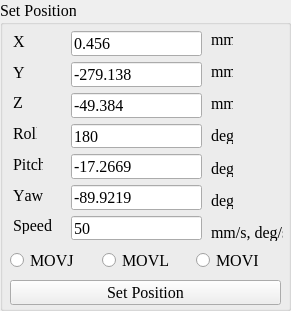
   <widget class="QGroupBox" name="groupBox_7">
    <property name="geometry">
     <rect>
      <x>340</x>
      <y>10</y>
      <width>291</width>
      <height>311</height>
     </rect>
    </property>
    <property name="font">
     <font>
      <family>Times New Roman</family>
      <pointsize>12</pointsize>
      <kerning>false</kerning>
     </font>
    </property>
    <property name="title">
     <string>Set Position</string>
    </property>
    <widget class="QLineEdit" name="txt_setRoll">
     <property name="geometry">
      <rect>
       <x>71</x>
       <y>124</y>
       <width>131</width>
       <height>24</height>
      </rect>
     </property>
     <property name="font">
      <font>
       <family>Times New Roman</family>
       <pointsize>12</pointsize>
       <kerning>false</kerning>
      </font>
     </property>
     <property name="text">
      <string>180</string>
     </property>
    </widget>
    <widget class="QPushButton" name="btn_set_pos">
     <property name="geometry">
      <rect>
       <x>10</x>
       <y>280</y>
       <width>271</width>
       <height>25</height>
      </rect>
     </property>
     <property name="font">
      <font>
       <family>Times New Roman</family>
       <pointsize>12</pointsize>
       <kerning>false</kerning>
      </font>
     </property>
     <property name="text">
      <string>Set Position</string>
     </property>
    </widget>
    <widget class="QLineEdit" name="txt_setY">
     <property name="geometry">
      <rect>
       <x>71</x>
       <y>62</y>
       <width>131</width>
       <height>25</height>
      </rect>
     </property>
     <property name="font">
      <font>
       <family>Times New Roman</family>
       <pointsize>12</pointsize>
       <kerning>false</kerning>
      </font>
     </property>
     <property name="text">
      <string>-279.138</string>
     </property>
    </widget>
    <widget class="QLabel" name="label_53">
     <property name="geometry">
      <rect>
       <x>211</x>
       <y>160</y>
       <width>22</width>
       <height>17</height>
      </rect>
     </property>
     <property name="font">
      <font>
       <family>Times New Roman</family>
       <pointsize>12</pointsize>
       <kerning>false</kerning>
      </font>
     </property>
     <property name="text">
      <string>deg</string>
     </property>
    </widget>
    <widget class="QLabel" name="label_54">
     <property name="geometry">
      <rect>
       <x>13</x>
       <y>217</y>
       <width>39</width>
       <height>17</height>
      </rect>
     </property>
     <property name="font">
      <font>
       <family>Times New Roman</family>
       <pointsize>12</pointsize>
       <kerning>false</kerning>
      </font>
     </property>
     <property name="text">
      <string>Speed</string>
     </property>
    </widget>
    <widget class="QLabel" name="label_47">
     <property name="geometry">
      <rect>
       <x>13</x>
       <y>64</y>
       <width>16</width>
       <height>17</height>
      </rect>
     </property>
     <property name="font">
      <font>
       <family>Times New Roman</family>
       <pointsize>12</pointsize>
       <kerning>false</kerning>
      </font>
     </property>
     <property name="text">
      <string>Y</string>
     </property>
    </widget>
    <widget class="QLabel" name="label_46">
     <property name="geometry">
      <rect>
       <x>211</x>
       <y>127</y>
       <width>22</width>
       <height>17</height>
      </rect>
     </property>
     <property name="font">
      <font>
       <family>Times New Roman</family>
       <pointsize>12</pointsize>
       <kerning>false</kerning>
      </font>
     </property>
     <property name="text">
      <string>deg</string>
     </property>
    </widget>
    <widget class="QLabel" name="label_96">
     <property name="geometry">
      <rect>
       <x>211</x>
       <y>224</y>
       <width>72</width>
       <height>17</height>
      </rect>
     </property>
     <property name="font">
      <font>
       <family>Times New Roman</family>
       <pointsize>12</pointsize>
       <kerning>false</kerning>
      </font>
     </property>
     <property name="text">
      <string>mm/s, deg/s</string>
     </property>
    </widget>
    <widget class="QLabel" name="label_45">
     <property name="geometry">
      <rect>
       <x>13</x>
       <y>156</y>
       <width>30</width>
       <height>17</height>
      </rect>
     </property>
     <property name="font">
      <font>
       <family>Times New Roman</family>
       <pointsize>12</pointsize>
       <kerning>false</kerning>
      </font>
     </property>
     <property name="text">
      <string>Pitch</string>
     </property>
    </widget>
    <widget class="QLineEdit" name="txt_setZ">
     <property name="geometry">
      <rect>
       <x>71</x>
       <y>93</y>
       <width>131</width>
       <height>25</height>
      </rect>
     </property>
     <property name="font">
      <font>
       <family>Times New Roman</family>
       <pointsize>12</pointsize>
       <kerning>false</kerning>
      </font>
     </property>
     <property name="text">
      <string>-49.384</string>
     </property>
    </widget>
    <widget class="QLabel" name="label_44">
     <property name="geometry">
      <rect>
       <x>13</x>
       <y>125</y>
       <width>24</width>
       <height>17</height>
      </rect>
     </property>
     <property name="font">
      <font>
       <family>Times New Roman</family>
       <pointsize>12</pointsize>
       <kerning>false</kerning>
      </font>
     </property>
     <property name="text">
      <string>Roll</string>
     </property>
    </widget>
    <widget class="QLabel" name="label_50">
     <property name="geometry">
      <rect>
       <x>211</x>
       <y>95</y>
       <width>22</width>
       <height>17</height>
      </rect>
     </property>
     <property name="font">
      <font>
       <family>Times New Roman</family>
       <pointsize>12</pointsize>
       <kerning>false</kerning>
      </font>
     </property>
     <property name="text">
      <string>mm</string>
     </property>
    </widget>
    <widget class="QLineEdit" name="txt_setX">
     <property name="geometry">
      <rect>
       <x>71</x>
       <y>31</y>
       <width>131</width>
       <height>25</height>
      </rect>
     </property>
     <property name="font">
      <font>
       <family>Times New Roman</family>
       <pointsize>12</pointsize>
       <kerning>false</kerning>
      </font>
     </property>
     <property name="text">
      <string>0.456</string>
     </property>
    </widget>
    <widget class="QLineEdit" name="txt_setSpeed">
     <property name="geometry">
      <rect>
       <x>71</x>
       <y>216</y>
       <width>131</width>
       <height>24</height>
      </rect>
     </property>
     <property name="font">
      <font>
       <family>Times New Roman</family>
       <pointsize>12</pointsize>
       <kerning>false</kerning>
      </font>
     </property>
     <property name="text">
      <string>50</string>
     </property>
    </widget>
    <widget class="QLabel" name="label_48">
     <property name="geometry">
      <rect>
       <x>211</x>
       <y>63</y>
       <width>22</width>
       <height>17</height>
      </rect>
     </property>
     <property name="font">
      <font>
       <family>Times New Roman</family>
       <pointsize>12</pointsize>
       <kerning>false</kerning>
      </font>
     </property>
     <property name="text">
      <string>mm</string>
     </property>
    </widget>
    <widget class="QLabel" name="label_51">
     <property name="geometry">
      <rect>
       <x>211</x>
       <y>192</y>
       <width>22</width>
       <height>17</height>
      </rect>
     </property>
     <property name="font">
      <font>
       <family>Times New Roman</family>
       <pointsize>12</pointsize>
       <kerning>false</kerning>
      </font>
     </property>
     <property name="text">
      <string>deg</string>
     </property>
    </widget>
    <widget class="QLabel" name="label_49">
     <property name="geometry">
      <rect>
       <x>13</x>
       <y>187</y>
       <width>41</width>
       <height>17</height>
      </rect>
     </property>
     <property name="font">
      <font>
       <family>Times New Roman</family>
       <pointsize>12</pointsize>
       <kerning>false</kerning>
      </font>
     </property>
     <property name="text">
      <string>Yaw</string>
     </property>
    </widget>
    <widget class="QLabel" name="label_52">
     <property name="geometry">
      <rect>
       <x>13</x>
       <y>33</y>
       <width>16</width>
       <height>17</height>
      </rect>
     </property>
     <property name="font">
      <font>
       <family>Times New Roman</family>
       <pointsize>12</pointsize>
       <kerning>false</kerning>
      </font>
     </property>
     <property name="text">
      <string>X</string>
     </property>
    </widget>
    <widget class="QLabel" name="label_43">
     <property name="geometry">
      <rect>
       <x>13</x>
       <y>94</y>
       <width>16</width>
       <height>17</height>
      </rect>
     </property>
     <property name="font">
      <font>
       <family>Times New Roman</family>
       <pointsize>12</pointsize>
       <kerning>false</kerning>
      </font>
     </property>
     <property name="text">
      <string>Z</string>
     </property>
    </widget>
    <widget class="QLabel" name="label_42">
     <property name="geometry">
      <rect>
       <x>211</x>
       <y>31</y>
       <width>22</width>
       <height>17</height>
      </rect>
     </property>
     <property name="font">
      <font>
       <family>Times New Roman</family>
       <pointsize>12</pointsize>
       <kerning>false</kerning>
      </font>
     </property>
     <property name="text">
      <string>mm</string>
     </property>
    </widget>
    <widget class="QLineEdit" name="txt_setYaw">
     <property name="geometry">
      <rect>
       <x>71</x>
       <y>185</y>
       <width>131</width>
       <height>25</height>
      </rect>
     </property>
     <property name="font">
      <font>
       <family>Times New Roman</family>
       <pointsize>12</pointsize>
       <kerning>false</kerning>
      </font>
     </property>
     <property name="text">
      <string>-89.9219</string>
     </property>
    </widget>
    <widget class="QLineEdit" name="txt_setPitch">
     <property name="geometry">
      <rect>
       <x>71</x>
       <y>154</y>
       <width>131</width>
       <height>25</height>
      </rect>
     </property>
     <property name="font">
      <font>
       <family>Times New Roman</family>
       <pointsize>12</pointsize>
       <kerning>false</kerning>
      </font>
     </property>
     <property name="text">
      <string>-17.2669</string>
     </property>
    </widget>
    <widget class="QRadioButton" name="movj_btn">
     <property name="geometry">
      <rect>
       <x>10</x>
       <y>250</y>
       <width>88</width>
       <height>21</height>
      </rect>
     </property>
     <property name="text">
      <string>MOVJ</string>
     </property>
    </widget>
    <widget class="QRadioButton" name="movl_btn">
     <property name="geometry">
      <rect>
       <x>102</x>
       <y>250</y>
       <width>90</width>
       <height>21</height>
      </rect>
     </property>
     <property name="text">
      <string>MOVL</string>
     </property>
    </widget>
    <widget class="QRadioButton" name="movi_btn">
     <property name="geometry">
      <rect>
       <x>196</x>
       <y>250</y>
       <width>85</width>
       <height>21</height>
      </rect>
     </property>
     <property name="text">
      <string>MOVI</string>
     </property>
    </widget>
   </widget>
